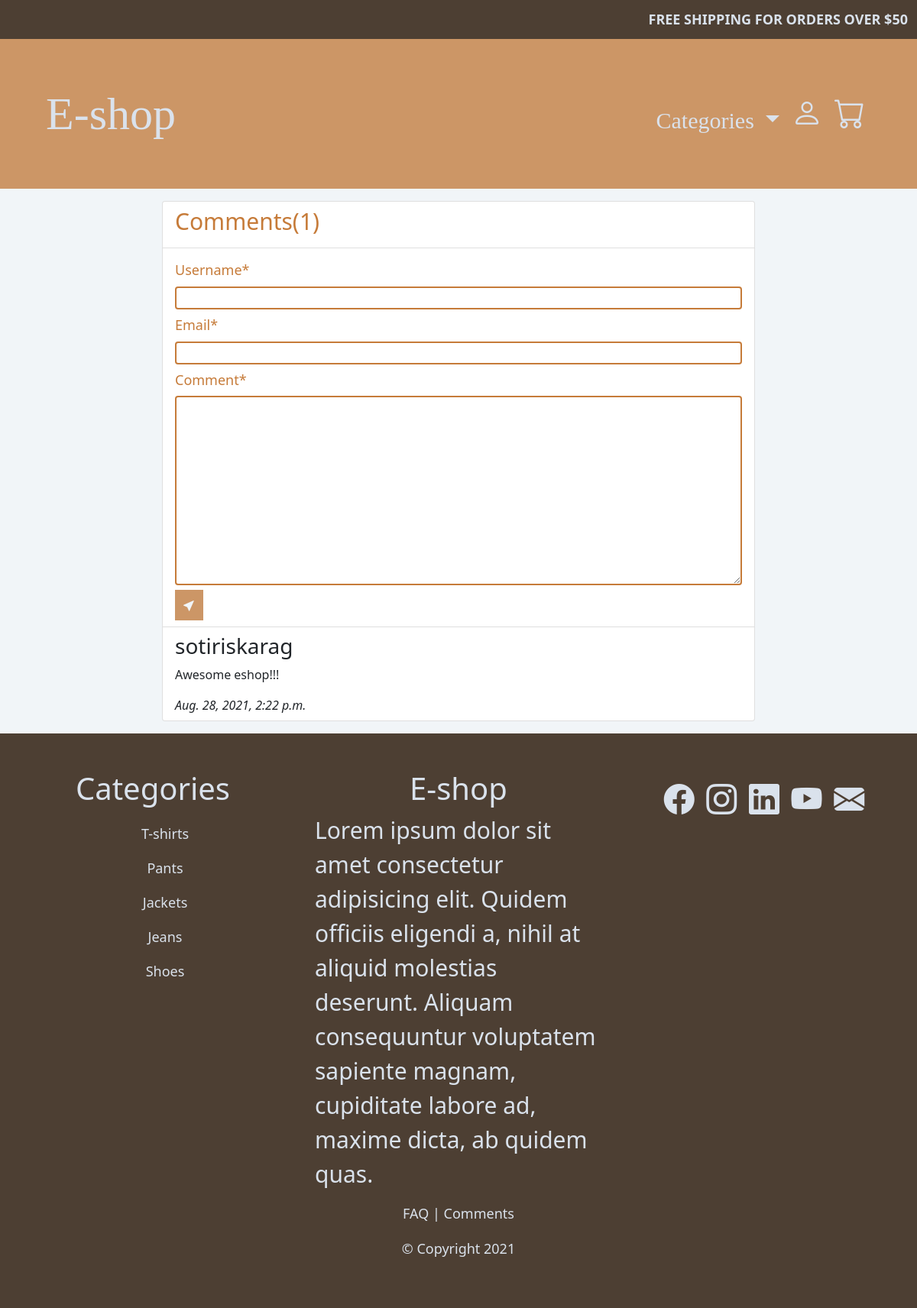
Page /comments/ on the committed database.
### comments/models.py (models this page shows)
class CommentsModel(models.Model):
    username = models.CharField(max_length=100)
    comment = models.TextField(max_length=800)
    email = models.EmailField(max_length=100,validators=[validate_email])
    date = models.DateTimeField(blank=True)

### comments/views.py (the view)
# urls.py: path('',comments_view,name='comments')
def comments_view(request):
    comment_form = CommentsForm(request.POST or None)
    if comment_form.is_valid():
        comment_form.cleaned_data["date"] = timezone.now()
        comment_form.instance.date = comment_form.cleaned_data["date"]
        comment_form.save()
        comment_form = CommentsForm()
    comments = CommentsModel.objects.order_by('-date')# - for descending order
    template_name="comments.html"
    context = dict(commentForm=comment_form,comments=comments)
    return render(request,template_name,context)

### comments/forms.py
class CommentsForm(forms.ModelForm):
    class Meta:
        model = CommentsModel
        fields = ["username","email","comment","date"]
    def __init__(self,*args,**kwargs):
        super(CommentsForm,self).__init__(*args,**kwargs)
        self.fields['date'].widget.attrs['class'] = "dont-display-comment-date-form"
        self.fields['username'].widget.attrs['class'] = "comments-field"
        self.fields['comment'].widget.attrs['class'] = "comments-field"
        self.fields['email'].widget.attrs['class'] = "comments-field"

### templates/comments.html (shortened to what this page needs)
{% extends 'base.html' %}
{% load static %}
{% load crispy_forms_tags %}
{% block extrahead %}
<link rel="stylesheet" href="{% static 'css/comments.css' %}">
{% endblock %}
{% block content %}
<div class="container-fluid mt-3 mb-3">
    <div class="row">
        <div class="col-sm-2"></div>
        <div class="col-sm-8">
            <ul class="list-group">
                <li class="list-group-item">
                    <h2 class="comments-header">Comments({{comments.count}})</h2>
                </li>
                <li class="list-group-item">
                    <form method="POST">
                        {{commentForm | crispy}}
                        <button class="comment-btn"><i class="bi bi-cursor-fill"></i></button>
                    </form>
                </li>
                {% for c in comments %}
                <li class="list-group-item">
                    <h3>{{c.username}}</h3>
                    <p>{{c.comment}}</p>
                    <i>{{c.date}}</i>
                </li>
                {% endfor %}
            </ul>
        </div>
        <div class="col-sm-2"></div>
    </div>
</div>
{% endblock %}

### static/css/base.css (style rules this page uses)
:root { --clr-primary-1: hsl(28, 20%, 25%); --clr-primary-2: hsl(28, 25%, 30%); --clr-primary-3: hsl(28, 40%, 35%); --clr-primary-4: hsl(28, 45%, 40%); --clr-primary-5: hsl(28, 50%, 60%); --clr-primary-6: hsl(28, 55%, 50%); --clr-primary-7: hsl(28, 60%, 65%); --clr-primary-8: hsl(28, 65%, 70%); --clr-primary-9: hsl(28, 80%, 75%); --clr-primary-10: hsl(28, 95%, 80%); --clr-grey-1: hsl(209, 61%, 16%); --clr-grey-2: hsl(211, 39%, 23%); --clr-grey-3: hsl(209, 34%, 30%); --clr-grey-4: hsl(209, 28%, 39%); --clr-grey-5: hsl(210, 22%, 49%); --clr-grey-6: hsl(209, 23%, 60%); --clr-grey-7: hsl(211, 27%, 70%); --clr-grey-8: hsl(210, 31%, 80%); --clr-grey-9: hsl(212, 33%, 89%); --clr-grey-10: hsl(210, 36%, 96%); --clr-white: #fff; --clr-gold: #c59d5f; --clr-red-dark: hsl(360, 67%, 44%); --clr-red-light: hsl(360, 71%, 66%); --clr-green-dark: hsl(125, 67%, 44%); --clr-green-light: hsl(125, 71%, 66%); --clr-black: #222; --transition: all 0.3s linear; --spacing: 0.1rem; --radius: 0.25rem; --light-shadow: 0 5px 15px rgba(0, 0, 0, 0.1); --dark-shadow: 0 5px 15px rgba(0, 0, 0, 0.2); --small-font-size: 14px; --medium-font-size: 18px; --big-font-size: 30px; --x-big-font-size: 40px; --xx-big-font-size: 60px; }
body { background-color: var(--clr-grey-10); }

### static/css/comments.css (style rules this page uses)
.comment-btn { background-color: var(--clr-primary-5); color: var(--clr-grey-10); width: 5%; height: 5vh; border:2px solid var(--clr-primary-5); }
.comments-field { width: 100%; border:2px solid var(--clr-primary-6); border-radius: var(--radius); color: var(--clr-primary-6); margin-top: 1%; }
#div_id_username label, #div_id_comment label, #div_id_email label { font-size: var(--medium-font-size); color: var(--clr-primary-6); padding-top: 1%; }
.comments-header { font-size: var(--big-font-size); color: var(--clr-primary-6); }

### rows in the picture
CommentsModel: username "sotiriskarag", comment "Awesome eshop!!!", date "Aug. 28, 2021, 2:22 p.m."

### other values in the picture
{{ comments.count }} "1"
